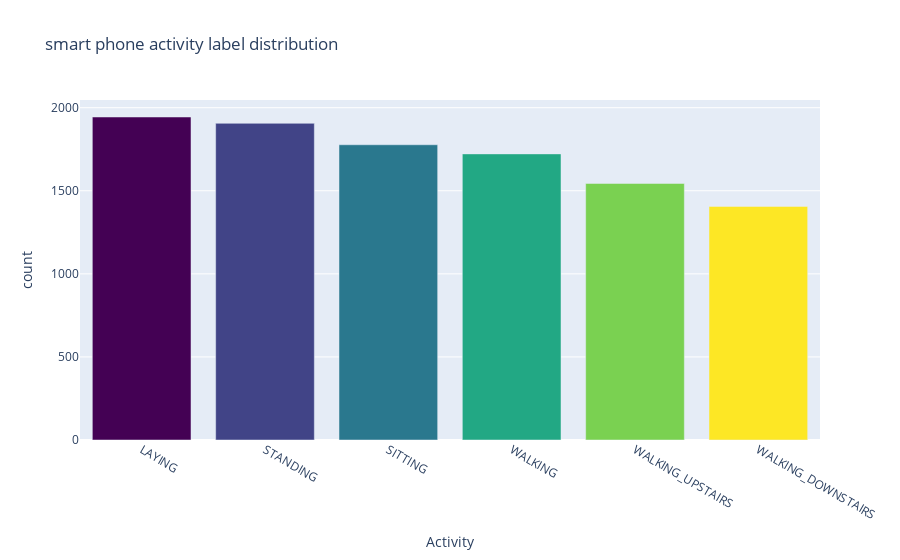

This figure's notebook cell:
### Code cell
label_counts=label.value_counts()

n=label_counts.shape[0]
colormap=get_cmap('viridis')
colors=[rgb2hex(colormap(col)) for col in np.arange(0,1.01,1/(n-1))]

data=go.Bar(x=label_counts.index,y=label_counts,marker=dict(color=colors))

layout=go.Layout(title='smart phone activity label distribution',xaxis=dict(title='Activity'),yaxis=dict(title='count'))

fig=go.Figure(data=[data],layout=layout)
iplot(fig)

### Figure 1 — Plotly figure (JSON) as saved in the notebook; plotly's stock layout.template omitted (floating-point values rounded to 4 significant figures)
{"data": [{"marker": {"color": ["#440154", "#414487", "#2a788e", "#22a884", "#7ad151", "#fde725"]}, "type": "bar", "x": ["LAYING", "STANDING", "SITTING", "WALKING", "WALKING_UPSTAIRS", "WALKING_DOWNSTAIRS"], "y": [1944, 1906, 1777, 1722, 1544, 1406]}], "layout": {"title": {"text": "smart phone activity label distribution"}, "xaxis": {"title": {"text": "Activity"}}, "yaxis": {"title": {"text": "count"}}}}
